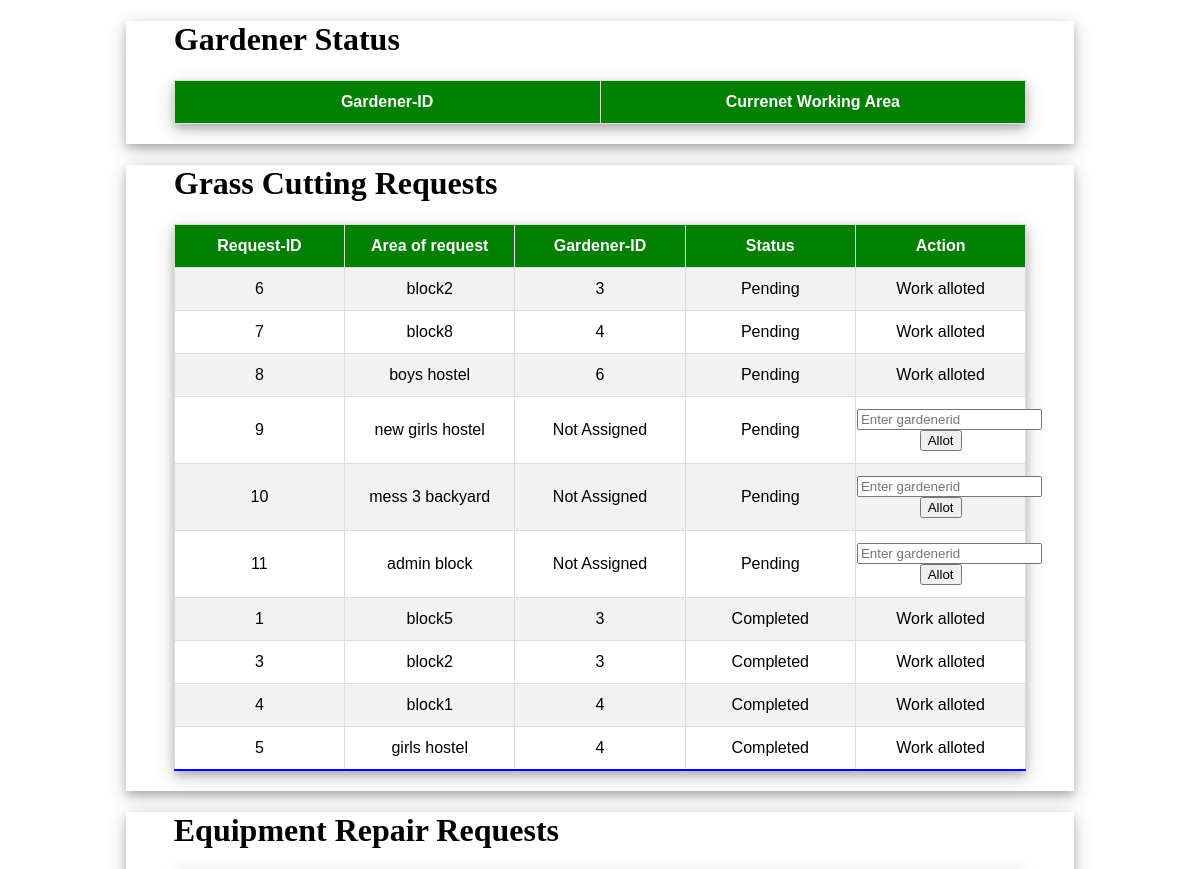
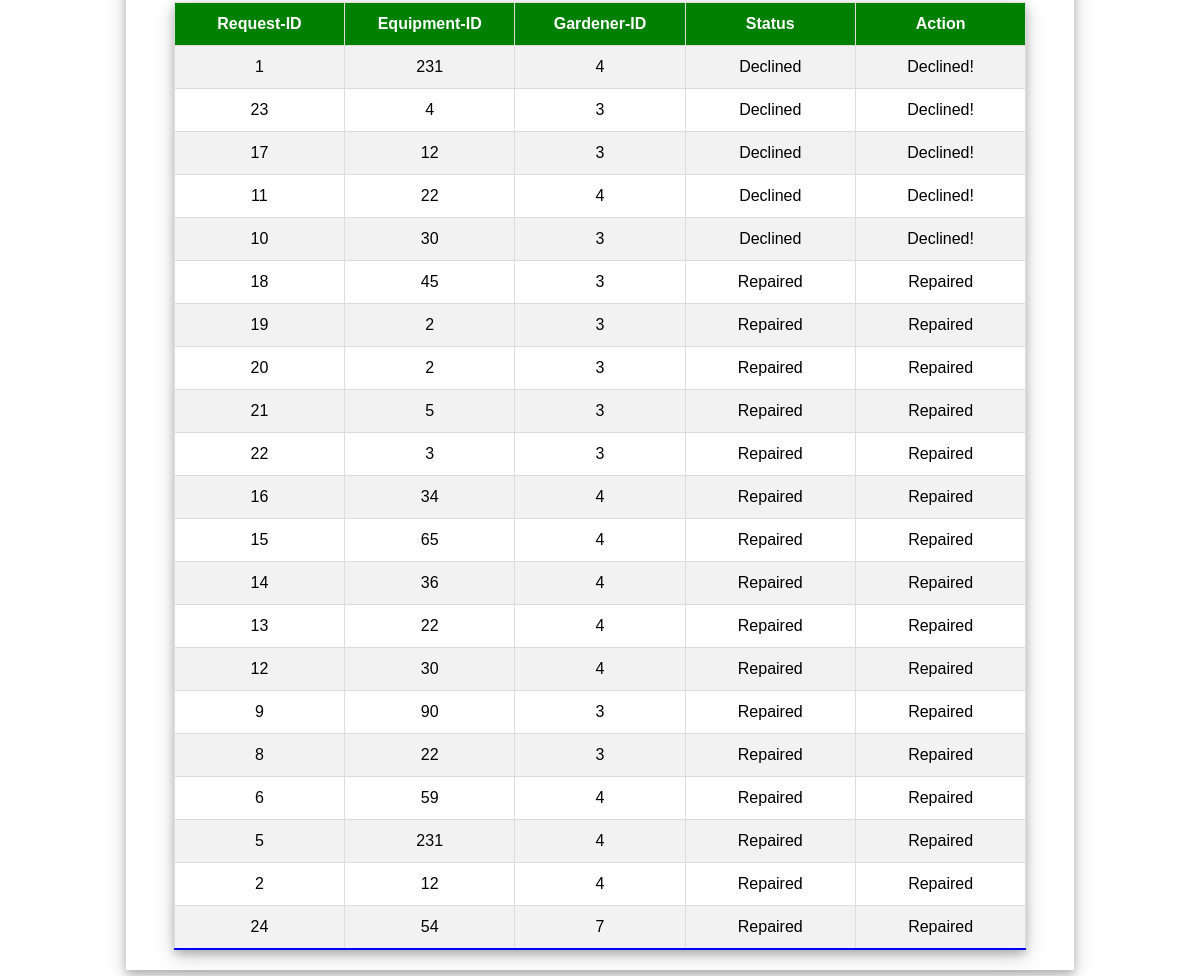
The app's page /Mini-project/admin_grasscuttingrequest.php with its own data (2 pictures, top to bottom).
### tables this page shows
CREATE TABLE `request` (
  `srid` int(11) NOT NULL,
  `areaname` varchar(255) NOT NULL,
  `gardenerid` int(11) DEFAULT NULL,
  `status` int(11) NOT NULL DEFAULT 0
);

CREATE TABLE `equipmentrequest` (
  `erid` int(11) NOT NULL,
  `equipmentid` int(11) NOT NULL,
  `gardenerid` int(11) NOT NULL,
  `status` int(11) NOT NULL DEFAULT 0
);

### Mini-project/admin_grasscuttingrequest.php (the view, shortened to what this page needs)
<?php
require('db.php');
?>
<!DOCTYPE html>
<html lang="en">
<head>
</head>
<body>
<div class="wrapper0">
    <div class="wrapper1">
      <h1>Gardener Status</h1>
      <table id = "users">
          <tr>
              <th>Gardener-ID</th>
              <th>Currenet Working Area</th>
          </tr>
      </table>
                </div>
  </div>
<div class="wrapper0">
    <div class="wrapper1">
    <h1>Grass Cutting Requests</h1>
    <table id = "users">
        <tr>
            <th>Request-ID</th>
            <th>Area of request</th>
            <th>Gardener-ID</th>
            <th>Status</th>
            <th>Action</th>
        </tr>
        <?php
            $request_query = "SELECT * FROM request ORDER BY status ASC";
            $request_result = mysqli_query($db, $request_query);
            while($request_row = mysqli_fetch_assoc($request_result)){
        ?>
        <tr>
            <td><?php echo $request_row['srid'];?></td>
            <td><?php echo $request_row['areaname'];?></td>
            <td><?php if($request_row['gardenerid']==NULL) echo 'Not Assigned'; else echo $request_row['gardenerid'];?></td>
            <td><?php if($request_row['status']==0) echo 'Pending'; else echo 'Completed';?></td>
            <?php if($request_row['gardenerid']==NULL){ ?>
            <td>
                <form action ="admin_grasscuttingrequest.php" method ="POST">
                    <input type= "text" name="gardenerid" placeholder="Enter gardenerid"/>
                    <input type = "submit" name  ="allot" value = "Allot"/>
                </form>
            </td>
          <?php }else{?>
            <td>Work alloted</td>
        </tr>
      <?php }?>
      <?php
              }
              ?>
    </table>
            </div>
</div>
<div class="wrapper0">
    <div class="wrapper1">
    <h1>Equipment Repair Requests</h1>
    <table id = "users">
        <tr>
            <th>Request-ID</th>
            <th>Equipment-ID</th>
            <th>Gardener-ID</th>
            <th>Status</th>
            <th>Action</th>
        </tr>
        <?php
            $request_query1 = "SELECT * FROM equipmentrequest ORDER BY status ASC";
            $request_result1 = mysqli_query($db, $request_query1);
            while($request_row1 = mysqli_fetch_assoc($request_result1)){
        ?>
        <tr>
            <td><?php echo $request_row1['erid'];?></td>
            <td><?php echo $request_row1['equipmentid'];?></td>
            <td><?php echo $request_row1['gardenerid'];?></td>
            <td><?php if($request_row1['status']==0) echo 'Request Pending';
              else if($request_row1['status']==1) echo 'Approved! Work in Progress';
             else if($request_row1['status']==2) echo 'Declined';
              else if($request_row1['status']==3) echo 'Repaired';
            ?></td>
            <?php if($request_row1['status']==0){ ?>
            <td>
                <form action ="admin_grasscuttingrequest.php" method ="POST">
                    <input type = "hidden" name  ="erid" value = "<?php echo $request_row1['erid'];?>"/>
                    <input type = "hidden" name  ="equipmentid" value = "<?php echo $request_row1['equipmentid'];?>"/>
                    <input type = "submit" name  ="approve" value = "Approve"/>
                    <input type = "submit" name  ="decline" value = "Decline"/>
                </form>
            </td>
            <?php }else if($request_row1['status']==2){?>
            <td>Declined!</td>
            <?php }else{?>
            <td>Repaired</td>
        </tr>
      <?php }?>
      <?php
              }
              ?>
    </table>
            </div>
</div>

### Mini-project/admin_grasscuttingrequest.php (style rules this page uses)
.wrapper0 { margin-right: 10%; margin-left: 10%; box-shadow: 0 4px 8px 0 rgba(0, 0, 0, 0.2), 0 6px 20px 0 rgba(0, 0, 0, 0.19); padding-bottom: 10px; }
.wrapper1 { padding-right: 5%; padding-left: 5%; padding-bottom: 10px; }
table { table-layout: fixed; width: 100%; }
#users { box-shadow: 0 4px 8px 0 rgba(0, 0, 0, 0.2), 0 6px 20px 0 rgba(0, 0, 0, 0.19); margin-right: auto; margin-top: 20px; margin-left: auto; font-family: Arial, Helvetica, sans-serif; border-collapse: collapse; }
#users th { padding-top: 12px; padding-bottom: 12px; text-align: center; background-color: green; color: white; }
#users td { padding-top: 12px; padding-bottom: 12px; text-align: center; }
#users td, #users th { word-wrap: break-word; border: 1px solid #ddd; }
#users tr:nth-child(even) { background-color: #f2f2f2; }
#users tr:last-child td { border-bottom: 2px solid blue; }

### records on screen
request: srid "6", areaname "block2", gardenerid "3", status "Pending", shows "Work alloted"
request: srid "7", areaname "block8", gardenerid "4", status "Pending", shows "Work alloted"
request: srid "8", areaname "boys hostel", gardenerid "6", status "Pending", shows "Work alloted"
request: srid "9", areaname "new girls hostel", shows "Not Assigned", status "Pending"
request: srid "10", areaname "mess 3 backyard", shows "Not Assigned", status "Pending"
request: srid "11", areaname "admin block", shows "Not Assigned", status "Pending"
request: srid "1", areaname "block5", gardenerid "3", status "Completed", shows "Work alloted"
request: srid "3", areaname "block2", gardenerid "3", status "Completed", shows "Work alloted"
request: srid "4", areaname "block1", gardenerid "4", status "Completed", shows "Work alloted"
request: srid "5", areaname "girls hostel", gardenerid "4", status "Completed", shows "Work alloted"
equipmentrequest: erid "1", equipmentid "231", gardenerid "4", status "Declined"
equipmentrequest: erid "23", equipmentid "4", gardenerid "3", status "Declined"
equipmentrequest: erid "17", equipmentid "12", gardenerid "3", status "Declined"
equipmentrequest: erid "11", equipmentid "22", gardenerid "4", status "Declined"
equipmentrequest: erid "10", equipmentid "30", gardenerid "3", status "Declined"
equipmentrequest: erid "18", equipmentid "45", gardenerid "3", status "Repaired"
equipmentrequest: erid "19", equipmentid "2", gardenerid "3", status "Repaired"
equipmentrequest: erid "20", equipmentid "2", gardenerid "3", status "Repaired"
equipmentrequest: erid "21", equipmentid "5", gardenerid "3", status "Repaired"
equipmentrequest: erid "22", equipmentid "3", gardenerid "3", status "Repaired"
equipmentrequest: erid "16", equipmentid "34", gardenerid "4", status "Repaired"
equipmentrequest: erid "15", equipmentid "65", gardenerid "4", status "Repaired"
equipmentrequest: erid "14", equipmentid "36", gardenerid "4", status "Repaired"
equipmentrequest: erid "13", equipmentid "22", gardenerid "4", status "Repaired"
equipmentrequest: erid "12", equipmentid "30", gardenerid "4", status "Repaired"
equipmentrequest: erid "9", equipmentid "90", gardenerid "3", status "Repaired"
equipmentrequest: erid "8", equipmentid "22", gardenerid "3", status "Repaired"
equipmentrequest: erid "6", equipmentid "59", gardenerid "4", status "Repaired"
equipmentrequest: erid "5", equipmentid "231", gardenerid "4", status "Repaired"
equipmentrequest: erid "2", equipmentid "12", gardenerid "4", status "Repaired"
equipmentrequest: erid "24", equipmentid "54", gardenerid "7", status "Repaired"
